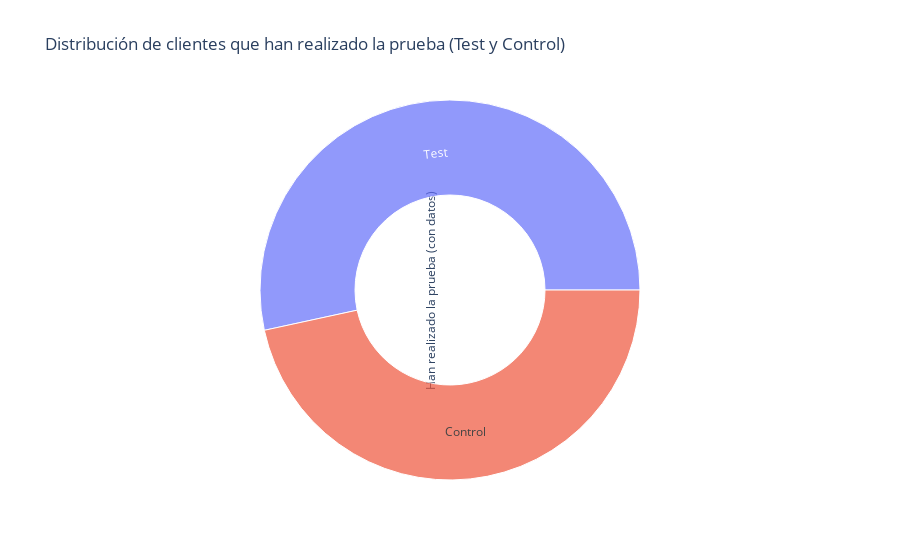

The cell this chart's notebook holds for it:
### Code cell
import pandas as pd
import plotly.express as px

# Convertir a conjuntos los client_id de ambos DataFrames
clients_demo = set(df_exp_clients_demo['client_id'])
clients_wd_merged = set(df_wd_merged['client_id'])

# 1. Clientes que han realizado la prueba (con datos)
clients_realized = clients_demo.intersection(clients_wd_merged)

# 2. Clientes que han realizado la prueba pero no están en df_demo
clients_not_in_demo = clients_wd_merged - clients_demo

# Filtrar el DataFrame para solo los clientes que han realizado la prueba
df_exp_clients_clean = df_exp_clients_clean[df_exp_clients_clean['client_id'].isin(clients_wd_merged)]

# Etiquetar clientes "con datos" o "sin datos" y Test/Control
df_exp_clients_clean['Test_Control'] = df_exp_clients_clean.apply(
    lambda row: f"Han realizado la prueba (con datos)" 
    if row['client_id'] in clients_realized 
    else f"Han realizado la prueba (sin datos)", axis=1)

# Crear un DataFrame con las categorías jerárquicas
df_exp_clients_clean['Category'] = df_exp_clients_clean['Test_Control']
df_exp_clients_clean['Subcategory'] = df_exp_clients_clean['Variation']  # Test o Control

# Crear el gráfico de Sunburst usando Plotly Express
fig = px.sunburst(
    df_exp_clients_clean, 
    path=['Category', 'Subcategory'],  # Definimos las jerarquías
    values=None,  # Cuenta los valores automáticamente
    title="Distribución de clientes que han realizado la prueba (Test y Control)"
)

# Mostrar la gráfica
fig.show()

### Figure 1 — Plotly figure (JSON) as saved in the notebook; plotly's stock layout.template omitted (floating-point values rounded to 4 significant figures)
{"data": [{"branchvalues": "total", "domain": {"x": [0, 1], "y": [0, 1]}, "hovertemplate": "labels=%{label}<br>count=%{value}<br>parent=%{parent}<br>id=%{id}<extra></extra>", "ids": ["Han realizado la prueba (con datos)/Control", "Han realizado la prueba (con datos)/Test", "Han realizado la prueba (con datos)"], "labels": ["Control", "Test", "Han realizado la prueba (con datos)"], "name": "", "parents": ["Han realizado la prueba (con datos)", "Han realizado la prueba (con datos)", ""], "type": "sunburst", "values": [23532, 26968, 50500]}], "layout": {"legend": {"tracegroupgap": 0}, "title": {"text": "Distribución de clientes que han realizado la prueba (Test y Control)"}}}
